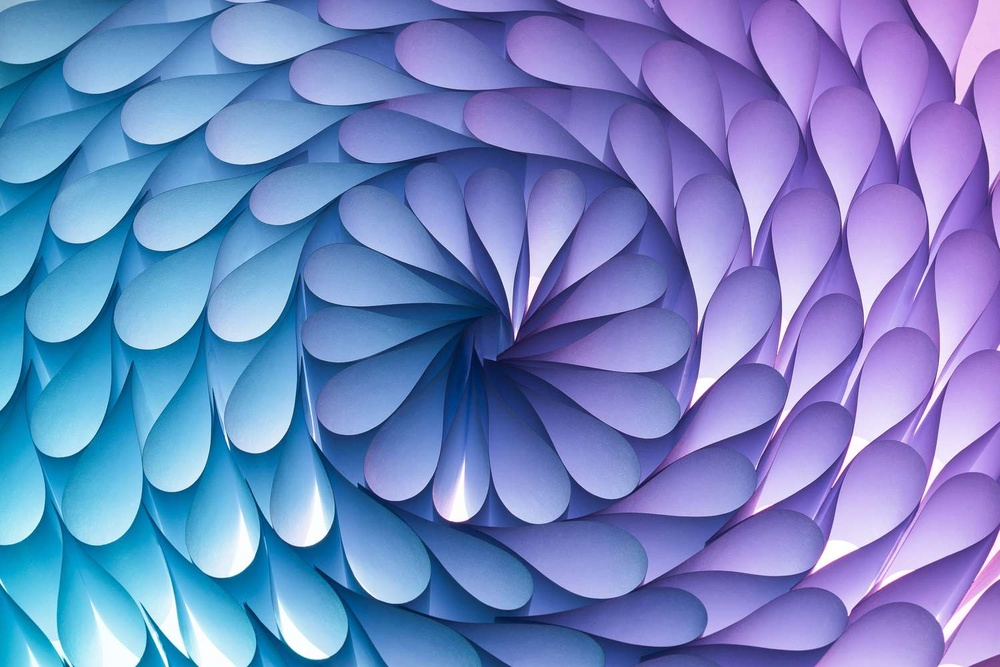
#> input picture image.jpg, 1000 x 667 px, shrunk from 1500 x 1000 before the run
$ python test.py
#> lines starting #> are read from the running program, lines starting #| are printed output that depends on the picture
import matplotlib.pyplot as plt
import cv2
import numpy as np
import matplotlib.image as mpimg

lines = mpimg.imread("image.jpg")
#> lines is the input picture: shape (667, 1000, 3); mean R, G, B 114.3, 135.5, 196.2
cannyImage = cv2.Canny(np.uint8(lines),80,255)
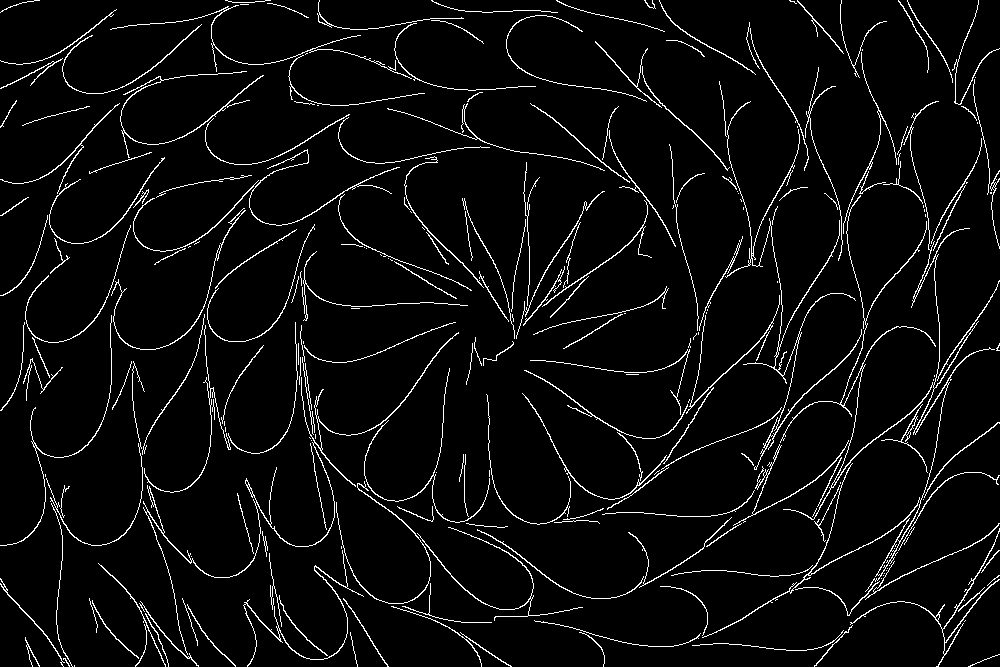
#> cannyImage: shape (667, 1000); 4.7% white in thin lines or dots
plt.figure("Canny Image")
#plt.imshow(cannyImage)
#plt.show()

def thinning(image):
    # Convert the image to a binary format (assuming the white pixels represent lines)
    _, binary_image = cv2.threshold(image, 127, 255, cv2.THRESH_BINARY)

    # Use OpenCV's thinning algorithm
    thinned = cv2.ximgproc.thinning(binary_image)
#> thinned: shape (667, 1000); 4.6% white in thin lines or dots

    return thinned

def stipple(thinned_image, n):
    # Create a new image for the dotted effect
#> called with n = 5
    dotted_image = np.zeros_like(thinned_image)

    # Iterate over the thinned image and only keep every n-th pixel on the lines
    for i in range(thinned_image.shape[0]):
        for j in range(thinned_image.shape[1]):
            if thinned_image[i, j] == 255:  # This is a white pixel
                if (i + j) % n == 0:  # Apply stippling based on spacing n
                    dotted_image[i, j] = 255  # Keep the pixel white
                else:
                    dotted_image[i, j] = 0  # Turn others black
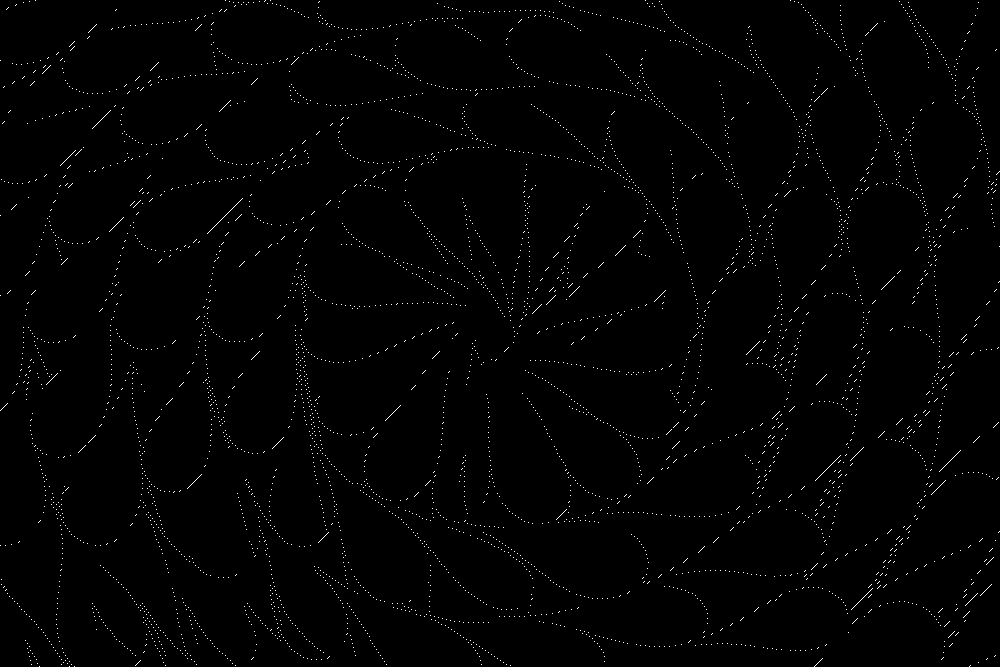
#> dotted_image: shape (667, 1000); 0.91% white in thin lines or dots

    return dotted_image

thinnedFig = thinning(cannyImage)
plt.imshow(thinnedFig)
#plt.show()

stippleFig = stipple(thinnedFig, 5)
plt.imshow(stippleFig)
#plt.show()

for i in range(1, len(thinnedFig)-1):
    for j in range(1, len(thinnedFig[0])-1):
        sum = thinnedFig[i-1][j-1] + thinnedFig[i][j-1] + thinnedFig[i+1][j-1] +\
                thinnedFig[i-1][j] + thinnedFig[i][j] + thinnedFig[i+1][j] +\
                thinnedFig[i-1][j+1] + thinnedFig[i][j+1] + thinnedFig[i+1][j+1]
        if sum > 255*3:
            thinnedFig[i][j] = 0

print("Done thinning")

img = np.uint8(thinnedFig)

lsd = cv2.createLineSegmentDetector()
lines = lsd.detect(img)[0]
#> lines = 1733 rows, first 6: [942.9, 636.9, 942.8, 649.4], [890.7, 182.9, 913.8, 192.8], [998.3, 652.3, 967.1, 665], [40.26, 665.8, 25.08, 636.6], [893.6, 139.1, 866, 79.78], [829.2, 253.8, 784.6, 324.5]

output_img = cv2.cvtColor(img, cv2.COLOR_GRAY2BGR)
#> output_img: shape (667, 1000, 3); 4.6% white in thin lines or dots

# Draw the detected lines on the output image
if lines is not None:
    for line in lines:
        x0, y0, x1, y1 = map(int, line[0])  # Get line coordinates
        cv2.line(output_img, (x0, y0), (x1, y1), (0, 0, 255), 1)
#> this loop made 1733 passes
#> (line, x0, y0, x1, y1) on passes 1 to 3: ([[942.9, 636.9, 942.8, 649.4]], 942, 636, 942, 649), ([[890.7, 182.9, 913.8, 192.8]], 890, 182, 913, 192), ([[998.3, 652.3, 967.1, 665]], 998, 652, 967, 664)
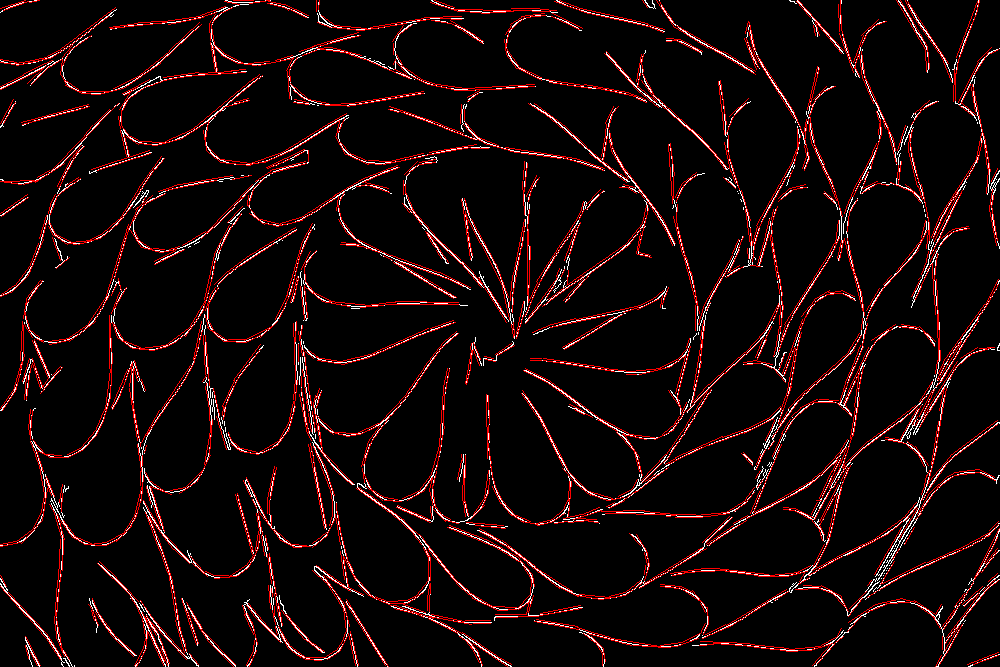
#> output_img: shape (667, 1000, 3); mean B, G, R 8.3, 8.3, 23.4

# Display the result
plt.figure(figsize=(10, 5))
plt.imshow(output_img, cmap='gray')
plt.title("Detected Lines using LSD")
plt.axis("off")
plt.show()
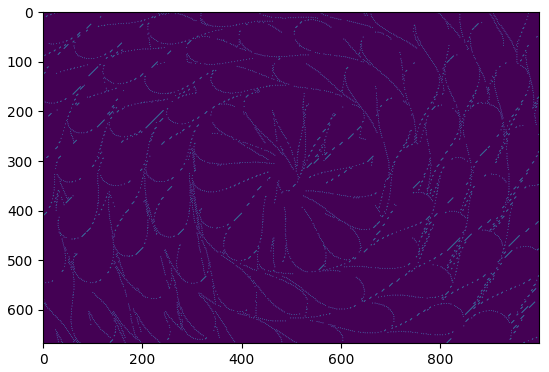
#> figure drawn by matplotlib, 1 panel
